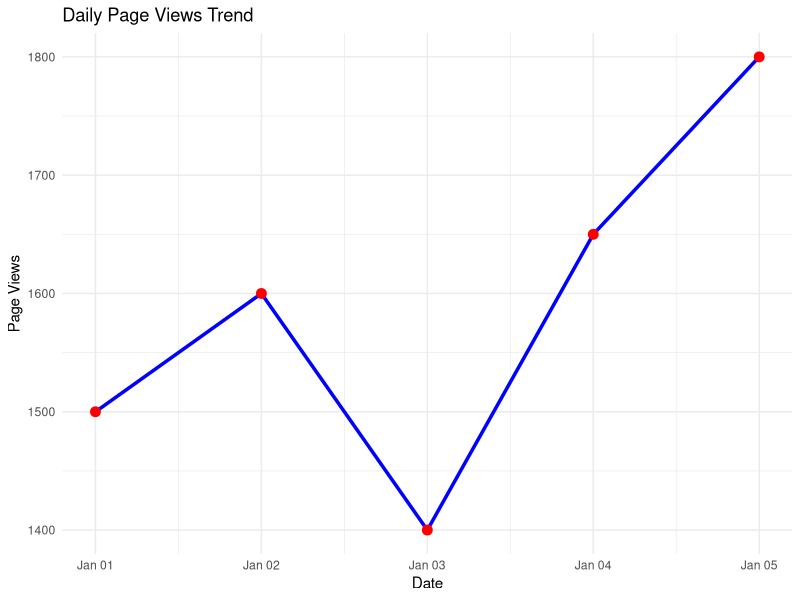
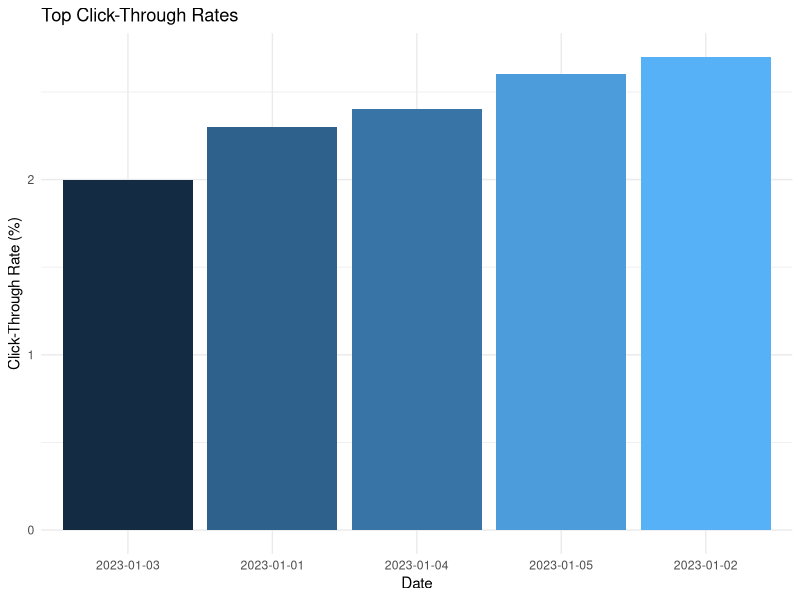
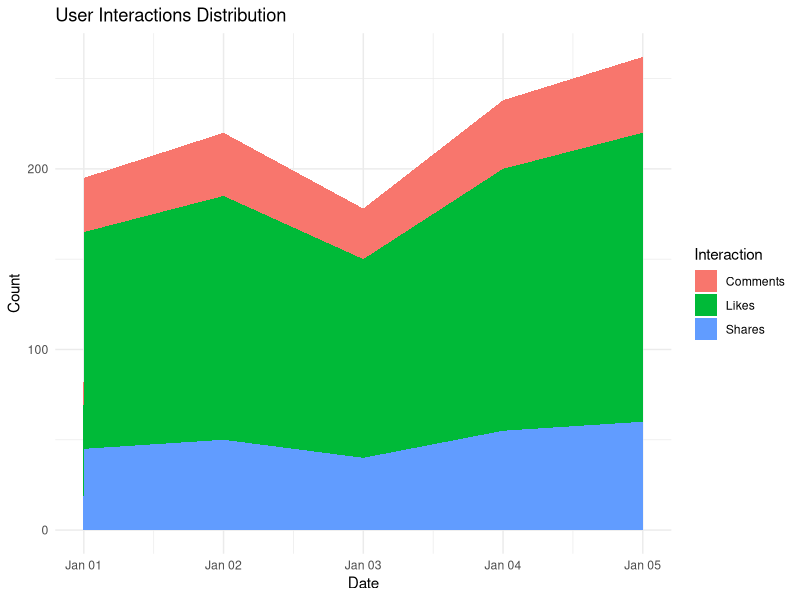

Generate these figures, in order, with R:
#=========================================
# Website Analytics
#=========================================

# Install Package (Run only once)
install.packages("ggplot2")

# Load Library
library(ggplot2)

#=========================================
# Create Dataset
#=========================================

website_data <- data.frame(
  Date = as.Date(c("2023-01-01",
                   "2023-01-02",
                   "2023-01-03",
                   "2023-01-04",
                   "2023-01-05")),
  Page_Views = c(1500,1600,1400,1650,1800),
  Click_Through_Rate = c(2.3,2.7,2.0,2.4,2.6),
  Likes = c(120,135,110,145,160),
  Shares = c(45,50,40,55,60),
  Comments = c(30,35,28,38,42)
)

print(website_data)

#=========================================
# 1. Line Chart
#=========================================

ggplot(website_data,
       aes(x = Date, y = Page_Views, group = 1)) +
  geom_line(color = "blue", linewidth = 1.2) +
  geom_point(color = "red", size = 3) +
  labs(
    title = "Daily Page Views Trend",
    x = "Date",
    y = "Page Views"
  ) +
  theme_minimal()

#=========================================
# 2. Bar Chart
#=========================================

top_data <- website_data[order(-website_data$Click_Through_Rate), ]

ggplot(top_data,
       aes(x = reorder(as.character(Date), Click_Through_Rate),
           y = Click_Through_Rate,
           fill = Click_Through_Rate)) +
  geom_bar(stat = "identity") +
  labs(
    title = "Top Click-Through Rates",
    x = "Date",
    y = "Click-Through Rate (%)"
  ) +
  theme_minimal() +
  theme(legend.position = "none")

#=========================================
# 3. Stacked Area Chart
#=========================================

interaction_data <- data.frame(
  Date = rep(website_data$Date, 3),
  Interaction = rep(c("Likes","Shares","Comments"),
                    each = nrow(website_data)),
  Count = c(website_data$Likes,
            website_data$Shares,
            website_data$Comments)
)

ggplot(interaction_data,
       aes(x = Date,
           y = Count,
           fill = Interaction)) +
  geom_area() +
  labs(
    title = "User Interactions Distribution",
    x = "Date",
    y = "Count"
  ) +
  theme_minimal()
